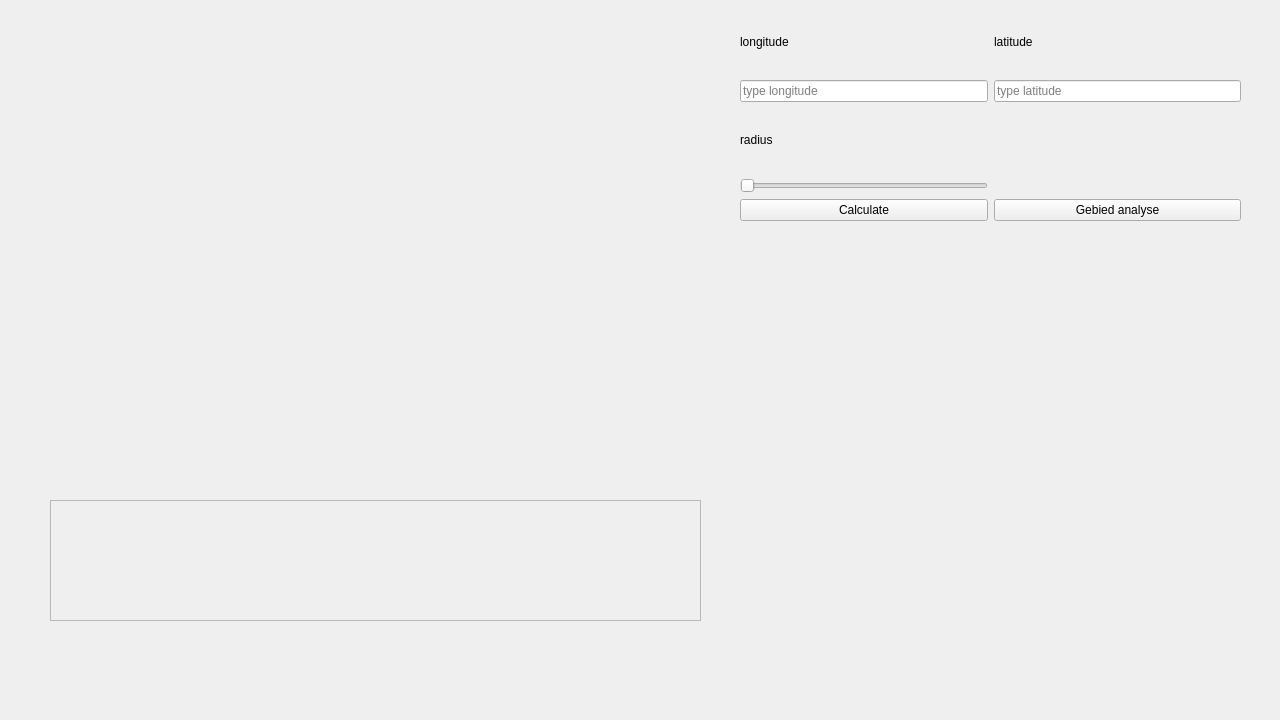
<?xml version="1.0" encoding="UTF-8"?>
<ui version="4.0">
 <class>Form</class>
 <widget class="QWidget" name="Form">
  <property name="enabled">
   <bool>true</bool>
  </property>
  <property name="geometry">
   <rect>
    <x>0</x>
    <y>0</y>
    <width>1280</width>
    <height>720</height>
   </rect>
  </property>
  <property name="minimumSize">
   <size>
    <width>1280</width>
    <height>720</height>
   </size>
  </property>
  <property name="maximumSize">
   <size>
    <width>1280</width>
    <height>720</height>
   </size>
  </property>
  <property name="cursor">
   <cursorShape>PointingHandCursor</cursorShape>
  </property>
  <property name="windowTitle">
   <string>Form</string>
  </property>
  <widget class="QWidget" name="layoutWidget">
   <property name="geometry">
    <rect>
     <x>740</x>
     <y>10</y>
     <width>501</width>
     <height>211</height>
    </rect>
   </property>
   <layout class="QGridLayout" name="gridLayout">
    <item row="1" column="1">
     <widget class="QLineEdit" name="latitude">
      <property name="placeholderText">
       <string>type latitude</string>
      </property>
     </widget>
    </item>
    <item row="5" column="1">
     <widget class="QPushButton" name="testbutton">
      <property name="text">
       <string>Gebied analyse</string>
      </property>
     </widget>
    </item>
    <item row="2" column="0">
     <widget class="QLabel" name="label_3">
      <property name="text">
       <string>radius</string>
      </property>
     </widget>
    </item>
    <item row="0" column="0">
     <widget class="QLabel" name="label">
      <property name="text">
       <string>longitude</string>
      </property>
     </widget>
    </item>
    <item row="1" column="0">
     <widget class="QLineEdit" name="longitude">
      <property name="placeholderText">
       <string>type longitude</string>
      </property>
     </widget>
    </item>
    <item row="5" column="0">
     <widget class="QPushButton" name="button">
      <property name="enabled">
       <bool>true</bool>
      </property>
      <property name="text">
       <string>Calculate</string>
      </property>
     </widget>
    </item>
    <item row="0" column="1">
     <widget class="QLabel" name="label_2">
      <property name="text">
       <string>latitude</string>
      </property>
     </widget>
    </item>
    <item row="3" column="0">
     <widget class="QSlider" name="slider_radius">
      <property name="orientation">
       <enum>Qt::Horizontal</enum>
      </property>
     </widget>
    </item>
    <item row="3" column="1">
     <widget class="QLabel" name="radius">
      <property name="text">
       <string/>
      </property>
     </widget>
    </item>
   </layout>
  </widget>
  <widget class="QWidget" name="verticalLayoutWidget">
   <property name="geometry">
    <rect>
     <x>30</x>
     <y>20</y>
     <width>691</width>
     <height>391</height>
    </rect>
   </property>
   <layout class="QVBoxLayout" name="mapbox"/>
  </widget>
  <widget class="QFrame" name="frame">
   <property name="geometry">
    <rect>
     <x>50</x>
     <y>500</y>
     <width>651</width>
     <height>121</height>
    </rect>
   </property>
   <property name="frameShape">
    <enum>QFrame::StyledPanel</enum>
   </property>
   <property name="frameShadow">
    <enum>QFrame::Sunken</enum>
   </property>
   <widget class="QLabel" name="result">
    <property name="geometry">
     <rect>
      <x>30</x>
      <y>40</y>
      <width>491</width>
      <height>31</height>
     </rect>
    </property>
    <property name="autoFillBackground">
     <bool>false</bool>
    </property>
    <property name="frameShadow">
     <enum>QFrame::Raised</enum>
    </property>
    <property name="text">
     <string/>
    </property>
   </widget>
  </widget>
 </widget>
 <resources/>
 <connections/>
</ui>
